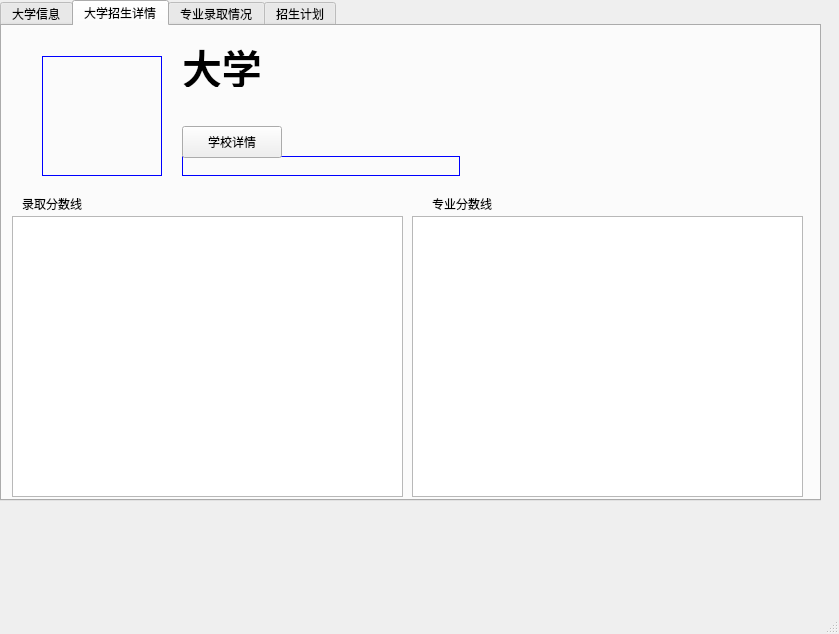
<?xml version="1.0" encoding="UTF-8"?>
<ui version="4.0">
 <class>MainWindow</class>
 <widget class="QMainWindow" name="MainWindow">
  <property name="geometry">
   <rect>
    <x>0</x>
    <y>0</y>
    <width>839</width>
    <height>634</height>
   </rect>
  </property>
  <property name="windowTitle">
   <string>MainWindow</string>
  </property>
  <widget class="QWidget" name="centralwidget">
   <widget class="QTabWidget" name="tabWidget">
    <property name="geometry">
     <rect>
      <x>0</x>
      <y>0</y>
      <width>821</width>
      <height>501</height>
     </rect>
    </property>
    <property name="sizePolicy">
     <sizepolicy hsizetype="Fixed" vsizetype="Fixed">
      <horstretch>0</horstretch>
      <verstretch>0</verstretch>
     </sizepolicy>
    </property>
    <property name="tabPosition">
     <enum>QTabWidget::North</enum>
    </property>
    <property name="currentIndex">
     <number>1</number>
    </property>
    <widget class="QWidget" name="tabcollegelist">
     <attribute name="title">
      <string>大学信息</string>
     </attribute>
     <widget class="QLabel" name="label">
      <property name="geometry">
       <rect>
        <x>20</x>
        <y>20</y>
        <width>58</width>
        <height>16</height>
       </rect>
      </property>
      <property name="text">
       <string>学校名：</string>
      </property>
     </widget>
     <widget class="QLineEdit" name="leCollegeName">
      <property name="geometry">
       <rect>
        <x>70</x>
        <y>20</y>
        <width>181</width>
        <height>21</height>
       </rect>
      </property>
      <property name="placeholderText">
       <string>请输入学校名</string>
      </property>
     </widget>
     <widget class="QPushButton" name="btnSearch">
      <property name="geometry">
       <rect>
        <x>650</x>
        <y>70</y>
        <width>100</width>
        <height>32</height>
       </rect>
      </property>
      <property name="text">
       <string>查询</string>
      </property>
     </widget>
     <widget class="QLabel" name="label_2">
      <property name="geometry">
       <rect>
        <x>270</x>
        <y>20</y>
        <width>58</width>
        <height>16</height>
       </rect>
      </property>
      <property name="text">
       <string>城市:</string>
      </property>
     </widget>
     <widget class="QComboBox" name="cbProvince">
      <property name="geometry">
       <rect>
        <x>310</x>
        <y>10</y>
        <width>111</width>
        <height>32</height>
       </rect>
      </property>
      <property name="placeholderText">
       <string>请选择省份</string>
      </property>
     </widget>
     <widget class="QComboBox" name="cbCity">
      <property name="geometry">
       <rect>
        <x>430</x>
        <y>10</y>
        <width>121</width>
        <height>32</height>
       </rect>
      </property>
      <property name="placeholderText">
       <string>请选择城市</string>
      </property>
     </widget>
     <widget class="QLabel" name="label_3">
      <property name="geometry">
       <rect>
        <x>560</x>
        <y>20</y>
        <width>58</width>
        <height>16</height>
       </rect>
      </property>
      <property name="text">
       <string>学校类型：</string>
      </property>
     </widget>
     <widget class="QComboBox" name="cbType">
      <property name="geometry">
       <rect>
        <x>620</x>
        <y>10</y>
        <width>141</width>
        <height>32</height>
       </rect>
      </property>
      <property name="placeholderText">
       <string>请选择类型</string>
      </property>
     </widget>
     <widget class="QGroupBox" name="groupBox">
      <property name="geometry">
       <rect>
        <x>20</x>
        <y>50</y>
        <width>331</width>
        <height>61</height>
       </rect>
      </property>
      <property name="title">
       <string>学校性质</string>
      </property>
      <widget class="QCheckBox" name="cbTagsyl">
       <property name="geometry">
        <rect>
         <x>10</x>
         <y>30</y>
         <width>71</width>
         <height>20</height>
        </rect>
       </property>
       <property name="text">
        <string>双一流</string>
       </property>
      </widget>
      <widget class="QCheckBox" name="cbTag985">
       <property name="geometry">
        <rect>
         <x>100</x>
         <y>30</y>
         <width>61</width>
         <height>20</height>
        </rect>
       </property>
       <property name="text">
        <string>985</string>
       </property>
      </widget>
      <widget class="QCheckBox" name="cbTag211">
       <property name="geometry">
        <rect>
         <x>180</x>
         <y>30</y>
         <width>61</width>
         <height>20</height>
        </rect>
       </property>
       <property name="text">
        <string>211</string>
       </property>
      </widget>
      <widget class="QCheckBox" name="cbTagqjjh">
       <property name="geometry">
        <rect>
         <x>250</x>
         <y>30</y>
         <width>85</width>
         <height>20</height>
        </rect>
       </property>
       <property name="text">
        <string>强基计划</string>
       </property>
      </widget>
     </widget>
     <widget class="QComboBox" name="cbbxms">
      <property name="geometry">
       <rect>
        <x>360</x>
        <y>70</y>
        <width>131</width>
        <height>32</height>
       </rect>
      </property>
      <property name="placeholderText">
       <string>办学模式</string>
      </property>
     </widget>
     <widget class="QComboBox" name="cbzsms">
      <property name="geometry">
       <rect>
        <x>500</x>
        <y>70</y>
        <width>131</width>
        <height>32</height>
       </rect>
      </property>
      <property name="placeholderText">
       <string>招生模式</string>
      </property>
     </widget>
     <widget class="QTableView" name="tvCollegeData">
      <property name="geometry">
       <rect>
        <x>10</x>
        <y>120</y>
        <width>821</width>
        <height>401</height>
       </rect>
      </property>
     </widget>
    </widget>
    <widget class="QWidget" name="tabgaokao">
     <attribute name="title">
      <string>大学招生详情</string>
     </attribute>
     <widget class="QLabel" name="lbIcon">
      <property name="geometry">
       <rect>
        <x>40</x>
        <y>30</y>
        <width>120</width>
        <height>120</height>
       </rect>
      </property>
      <property name="styleSheet">
       <string notr="true">border: 1px solid blue;</string>
      </property>
      <property name="text">
       <string/>
      </property>
     </widget>
     <widget class="QLabel" name="lbCollegeName">
      <property name="geometry">
       <rect>
        <x>180</x>
        <y>20</y>
        <width>631</width>
        <height>41</height>
       </rect>
      </property>
      <property name="font">
       <font>
        <pointsize>30</pointsize>
        <bold>true</bold>
        <underline>true</underline>
       </font>
      </property>
      <property name="text">
       <string>大学</string>
      </property>
     </widget>
     <widget class="QLabel" name="lbDangci">
      <property name="geometry">
       <rect>
        <x>180</x>
        <y>130</y>
        <width>278</width>
        <height>20</height>
       </rect>
      </property>
      <property name="styleSheet">
       <string notr="true">border: 1px solid blue;</string>
      </property>
      <property name="midLineWidth">
       <number>0</number>
      </property>
      <property name="text">
       <string/>
      </property>
     </widget>
     <widget class="QLabel" name="lbAbstract">
      <property name="geometry">
       <rect>
        <x>180</x>
        <y>80</y>
        <width>281</width>
        <height>16</height>
       </rect>
      </property>
      <property name="text">
       <string/>
      </property>
     </widget>
     <widget class="QLabel" name="label_4">
      <property name="geometry">
       <rect>
        <x>20</x>
        <y>170</y>
        <width>81</width>
        <height>16</height>
       </rect>
      </property>
      <property name="text">
       <string>录取分数线</string>
      </property>
     </widget>
     <widget class="QLabel" name="lbmajor">
      <property name="geometry">
       <rect>
        <x>430</x>
        <y>170</y>
        <width>81</width>
        <height>16</height>
       </rect>
      </property>
      <property name="text">
       <string>专业分数线</string>
      </property>
     </widget>
     <widget class="QTableView" name="tvSchoolScore">
      <property name="geometry">
       <rect>
        <x>10</x>
        <y>190</y>
        <width>391</width>
        <height>281</height>
       </rect>
      </property>
     </widget>
     <widget class="QTableView" name="tvMajorScore">
      <property name="geometry">
       <rect>
        <x>410</x>
        <y>190</y>
        <width>391</width>
        <height>281</height>
       </rect>
      </property>
     </widget>
     <widget class="QPushButton" name="btnSchoolDetail">
      <property name="geometry">
       <rect>
        <x>180</x>
        <y>100</y>
        <width>100</width>
        <height>32</height>
       </rect>
      </property>
      <property name="text">
       <string>学校详情</string>
      </property>
     </widget>
    </widget>
    <widget class="QWidget" name="tabMajor">
     <attribute name="title">
      <string>专业录取情况</string>
     </attribute>
     <widget class="QLabel" name="label_5">
      <property name="geometry">
       <rect>
        <x>50</x>
        <y>30</y>
        <width>71</width>
        <height>16</height>
       </rect>
      </property>
      <property name="text">
       <string>录取年份：</string>
      </property>
     </widget>
     <widget class="QComboBox" name="cbYear">
      <property name="geometry">
       <rect>
        <x>120</x>
        <y>25</y>
        <width>121</width>
        <height>32</height>
       </rect>
      </property>
     </widget>
     <widget class="QLabel" name="label_6">
      <property name="geometry">
       <rect>
        <x>260</x>
        <y>30</y>
        <width>58</width>
        <height>16</height>
       </rect>
      </property>
      <property name="text">
       <string>专业名：</string>
      </property>
     </widget>
     <widget class="QLineEdit" name="edtMajor">
      <property name="geometry">
       <rect>
        <x>320</x>
        <y>25</y>
        <width>251</width>
        <height>21</height>
       </rect>
      </property>
      <property name="inputMask">
       <string/>
      </property>
      <property name="placeholderText">
       <string>请输入专业名，支持模糊查询</string>
      </property>
     </widget>
     <widget class="QPushButton" name="btnMajor">
      <property name="geometry">
       <rect>
        <x>600</x>
        <y>20</y>
        <width>100</width>
        <height>32</height>
       </rect>
      </property>
      <property name="text">
       <string>查询</string>
      </property>
     </widget>
     <widget class="QTableView" name="tvMajor">
      <property name="geometry">
       <rect>
        <x>10</x>
        <y>60</y>
        <width>801</width>
        <height>401</height>
       </rect>
      </property>
     </widget>
    </widget>
    <widget class="QWidget" name="tabPlan">
     <attribute name="title">
      <string>招生计划</string>
     </attribute>
     <widget class="QTableView" name="tvPlan">
      <property name="geometry">
       <rect>
        <x>10</x>
        <y>60</y>
        <width>801</width>
        <height>401</height>
       </rect>
      </property>
     </widget>
     <widget class="QLabel" name="label_7">
      <property name="geometry">
       <rect>
        <x>210</x>
        <y>30</y>
        <width>58</width>
        <height>16</height>
       </rect>
      </property>
      <property name="text">
       <string>学校名：</string>
      </property>
     </widget>
     <widget class="QComboBox" name="cbPlanYear">
      <property name="geometry">
       <rect>
        <x>90</x>
        <y>25</y>
        <width>121</width>
        <height>32</height>
       </rect>
      </property>
     </widget>
     <widget class="QLineEdit" name="edtPlanSchool">
      <property name="geometry">
       <rect>
        <x>260</x>
        <y>25</y>
        <width>181</width>
        <height>21</height>
       </rect>
      </property>
      <property name="inputMask">
       <string/>
      </property>
      <property name="placeholderText">
       <string>请输入学校名，支持模糊查询</string>
      </property>
     </widget>
     <widget class="QPushButton" name="btnPlan">
      <property name="geometry">
       <rect>
        <x>710</x>
        <y>20</y>
        <width>100</width>
        <height>32</height>
       </rect>
      </property>
      <property name="text">
       <string>查询</string>
      </property>
     </widget>
     <widget class="QLabel" name="label_8">
      <property name="geometry">
       <rect>
        <x>20</x>
        <y>30</y>
        <width>71</width>
        <height>16</height>
       </rect>
      </property>
      <property name="text">
       <string>录取年份：</string>
      </property>
     </widget>
     <widget class="QLabel" name="label_9">
      <property name="geometry">
       <rect>
        <x>450</x>
        <y>30</y>
        <width>58</width>
        <height>16</height>
       </rect>
      </property>
      <property name="text">
       <string>专业名：</string>
      </property>
     </widget>
     <widget class="QLineEdit" name="edtPlanMajor">
      <property name="geometry">
       <rect>
        <x>500</x>
        <y>25</y>
        <width>181</width>
        <height>21</height>
       </rect>
      </property>
      <property name="inputMask">
       <string/>
      </property>
      <property name="placeholderText">
       <string>请输入专业名，支持模糊查询</string>
      </property>
     </widget>
    </widget>
   </widget>
  </widget>
  <widget class="QMenuBar" name="menubar">
   <property name="geometry">
    <rect>
     <x>0</x>
     <y>0</y>
     <width>839</width>
     <height>24</height>
    </rect>
   </property>
  </widget>
  <widget class="QStatusBar" name="statusbar"/>
 </widget>
 <resources/>
 <connections>
  <connection>
   <sender>btnSearch</sender>
   <signal>clicked()</signal>
   <receiver>MainWindow</receiver>
   <slot>setFocus()</slot>
   <hints>
    <hint type="sourcelabel">
     <x>72</x>
     <y>135</y>
    </hint>
    <hint type="destinationlabel">
     <x>421</x>
     <y>316</y>
    </hint>
   </hints>
  </connection>
  <connection>
   <sender>cbProvince</sender>
   <signal>currentIndexChanged(int)</signal>
   <receiver>MainWindow</receiver>
   <slot>setFocus()</slot>
   <hints>
    <hint type="sourcelabel">
     <x>368</x>
     <y>85</y>
    </hint>
    <hint type="destinationlabel">
     <x>421</x>
     <y>316</y>
    </hint>
   </hints>
  </connection>
  <connection>
   <sender>btnMajor</sender>
   <signal>clicked()</signal>
   <receiver>MainWindow</receiver>
   <slot>setFocus()</slot>
   <hints>
    <hint type="sourcelabel">
     <x>652</x>
     <y>85</y>
    </hint>
    <hint type="destinationlabel">
     <x>419</x>
     <y>316</y>
    </hint>
   </hints>
  </connection>
  <connection>
   <sender>btnPlan</sender>
   <signal>clicked()</signal>
   <receiver>MainWindow</receiver>
   <slot>setFocus()</slot>
   <hints>
    <hint type="sourcelabel">
     <x>762</x>
     <y>85</y>
    </hint>
    <hint type="destinationlabel">
     <x>419</x>
     <y>316</y>
    </hint>
   </hints>
  </connection>
 </connections>
</ui>
